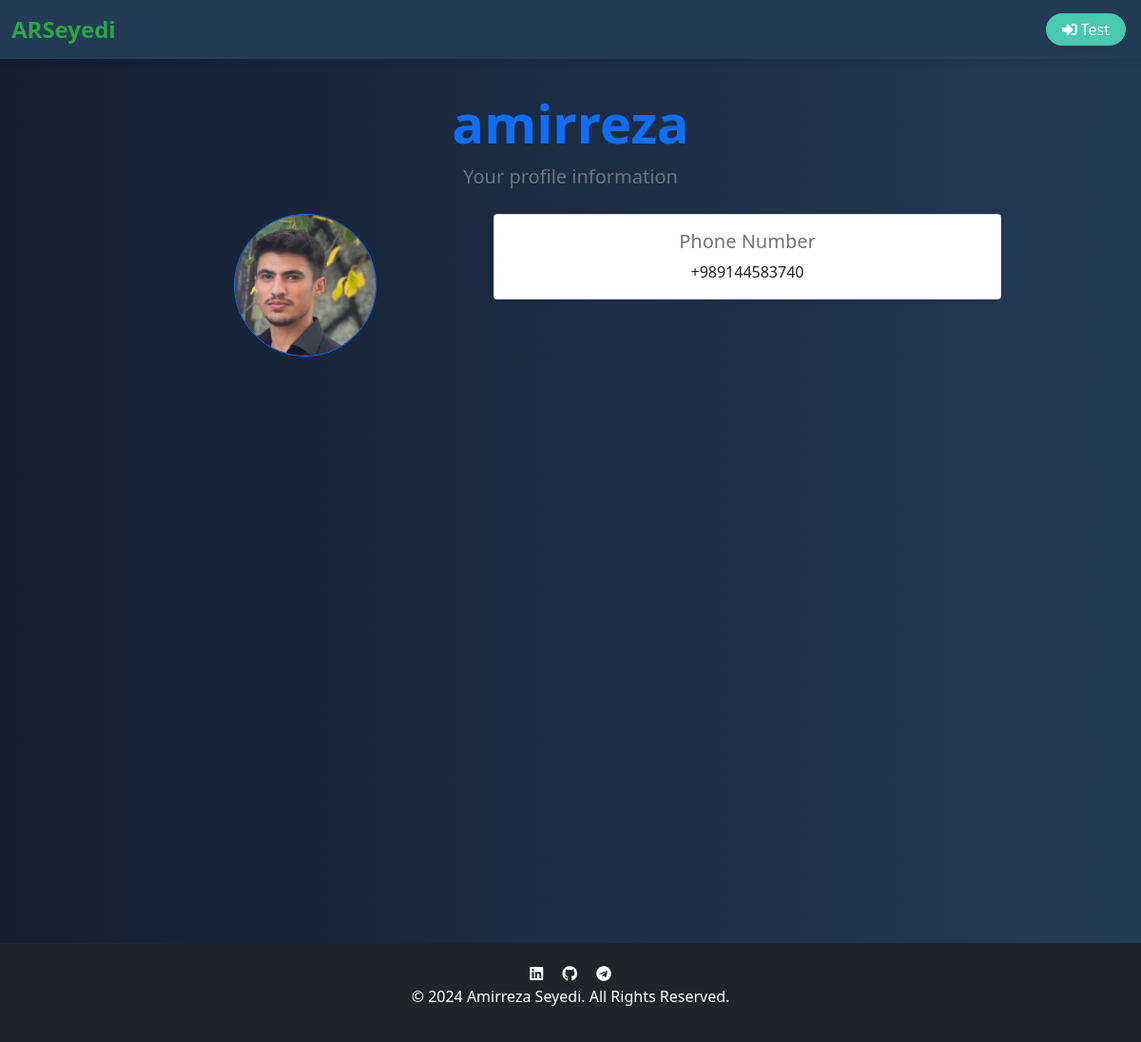
The app's page /profile/1 with its own data.
### core/models.py (models this page shows, shortened)
class Client(models.Model):
    user = models.OneToOneField(User, null=False, blank=False, on_delete=models.CASCADE)
    phone = models.CharField(validators=[phone_regex], max_length=15, blank=True)
    image = models.ImageField(upload_to='accounts', null=True, blank=True)

### core/views.py (the view)
# urls.py: path("profile/<int:client_id>", views.profile, name="profile"),
def profile(request, client_id):
    client = get_object_or_404(Client, id=client_id)
    return render(request, "profile.html", {"client": client})

### core/templates/profile.html (shortened to what this page needs)
{% extends "base.html" %}
{% load static %}
{% block content %}
<nav class="navbar navbar-expand-lg navbar-dark fixed-top">
    <div class="container-fluid">
        <a class="navbar-brand" href="{% url "index" %}">ARSeyedi</a>
        <div class="collapse navbar-collapse justify-content-end" id="navbarNav">
            <ul class="navbar-nav">
                <li class="nav-item">
                    <a class="nav-link btn btn-outline-light text-dark px-3 py-1 mx-1 rounded-pill shadow-sm" href="#test" style="background-color: #48c9b0; border-color: #48c9b0;">
                        <i class="fas fa-sign-in-alt me-1"></i>Test
                    </a>
                </li>
            </ul>
        </div>
    </div>
</nav>
<div class="container my-5 vh-100">
    <div class="text-center mb-4">
        <h1 class="display-4 text-primary" style="font-weight: 600;">{{ client.user.username }}</h1>
        <p class="lead text-muted">Your profile information</p>
    </div>
    <div class="row justify-content-center">
        <div class="col-md-4">
            <div class="text-center">
                <img src="{{ client.image.url }}" alt="Profile Image" class="rounded-circle border border-primary" style="width: 150px; height: 150px; object-fit: cover;">
            </div>
        </div>
        <div class="col-md-6">
            <div class="card shadow-sm">
                <div class="card-body">
                    <h5 class="card-title text-secondary">Phone Number</h5>
                    <p class="card-text text-dark">{{ client.phone }}</p>
                </div>
            </div>
        </div>
    </div>
</div>
{% endblock %}

### static/css/styles.css (style rules this page uses)
.navbar { background-color: #243b55; }
.navbar-brand { font-size: 1.5rem; font-weight: bold; color: #28a745 !important; }
.navbar-nav .nav-link { color: white !important; }
.navbar.fixed-top { box-shadow: 0 4px 6px rgba(0, 22, 68, 0.1); }

### records on screen
Client: user.username "amirreza", image (picture), phone "+989144583740"
